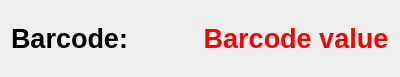
<?xml version="1.0" encoding="UTF-8"?>
<ui version="4.0">
 <class>Form</class>
 <widget class="QWidget" name="Form">
  <property name="geometry">
   <rect>
    <x>0</x>
    <y>0</y>
    <width>400</width>
    <height>77</height>
   </rect>
  </property>
  <property name="windowTitle">
   <string>Form</string>
  </property>
  <layout class="QVBoxLayout" name="verticalLayout_2">
   <item>
    <layout class="QGridLayout" name="gridLayout">
     <item row="0" column="1">
      <widget class="PyDMLabel" name="PyDMLabel_2">
       <property name="font">
        <font>
         <pointsize>20</pointsize>
         <weight>75</weight>
         <bold>true</bold>
        </font>
       </property>
       <property name="toolTip">
        <string/>
       </property>
       <property name="whatsThis">
        <string/>
       </property>
       <property name="styleSheet">
        <string notr="true">color: rgb(255, 0, 0);</string>
       </property>
       <property name="text">
        <string>Barcode value</string>
       </property>
       <property name="textFormat">
        <enum>Qt::RichText</enum>
       </property>
       <property name="alignment">
        <set>Qt::AlignCenter</set>
       </property>
       <property name="channel" stdset="0">
        <string extracomment="Barcode">ca://bc:barcode</string>
       </property>
       <property name="displayFormat" stdset="0">
        <enum>PyDMLabel::String</enum>
       </property>
      </widget>
     </item>
     <item row="0" column="0">
      <widget class="QLabel" name="label">
       <property name="font">
        <font>
         <pointsize>20</pointsize>
         <weight>75</weight>
         <bold>true</bold>
        </font>
       </property>
       <property name="text">
        <string>Barcode:</string>
       </property>
      </widget>
     </item>
    </layout>
   </item>
  </layout>
 </widget>
 <customwidgets>
  <customwidget>
   <class>PyDMLabel</class>
   <extends>QLabel</extends>
   <header>pydm.widgets.label</header>
  </customwidget>
 </customwidgets>
 <resources/>
 <connections/>
</ui>
